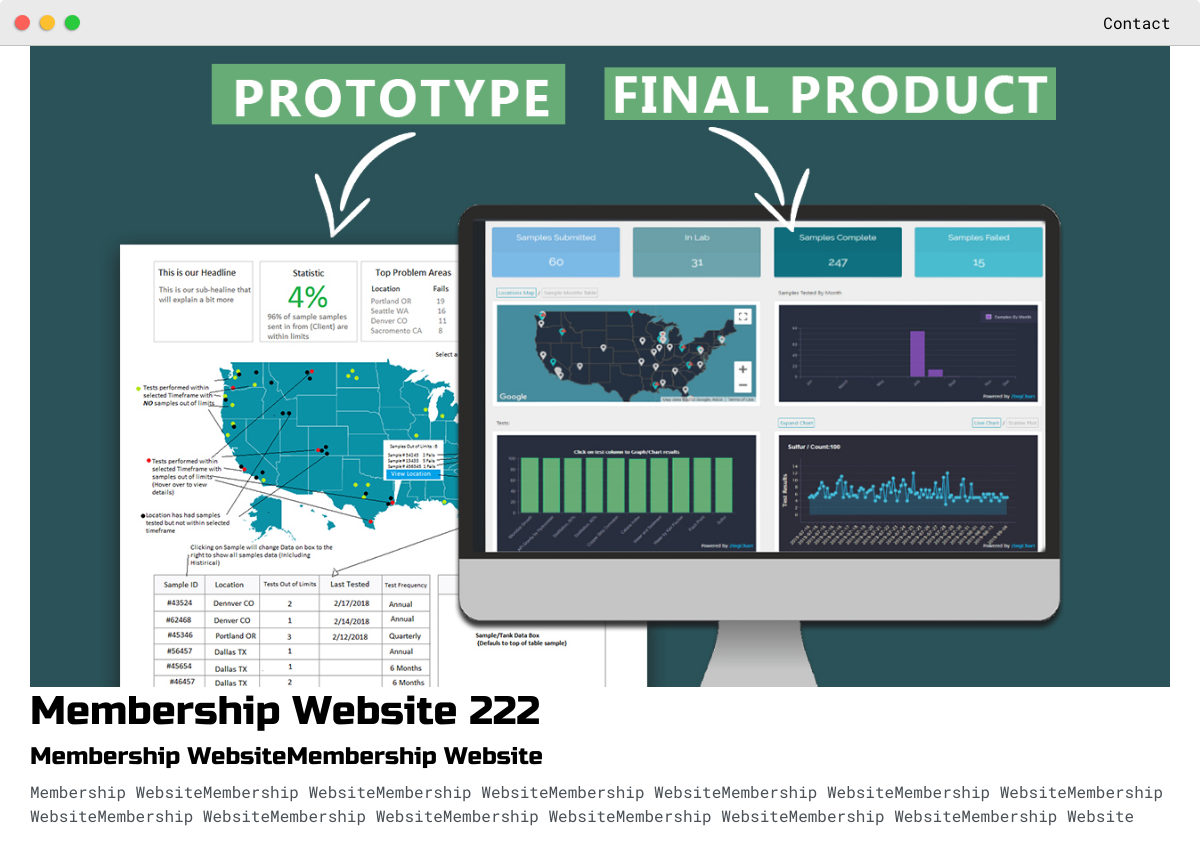
/post/membership-website-222, run on the app's committed database.
### base/models.py (models this page shows, shortened)
class Post(models.Model):
    headline = models.CharField(max_length=200)
    sub_headline = models.CharField(max_length=200, null=True, blank=True)
    thumbnail = models.ImageField(null=True, blank=True, upload_to="images",default="placeholder.jpg")
    body = RichTextUploadingField(null=True, blank=True)
    created = models.DateTimeField(auto_now_add=True)
    active = models.BooleanField(default=False)
    featured = models.BooleanField(default=False)
    tags = models.ManyToManyField(Tag, null=True)
    slug = models.SlugField(null=True, blank=True)

### base/views.py (the view)
# urls.py: path('post/<slug:slug>', views.post,name='post'),
def post(request, slug):
    post = Post.objects.get(slug=slug)
    context = {"post": post}
    return render(request, 'base/post.html',  context)

### base/templates/base/post.html (shortened to what this page needs)
{% extends 'base/main.html' %}
{% load static %}
{% block content %}
<div class="main-container">
<img src="{{post.thumbnail.url}}" alt="">
  <h1>{{post.headline}}</h1>
  <h4>{{post.sub_headline}}</h4>
  <p>{{post.body|safe}}</p>
  </div>
{% endblock %}

### static/css/default.css (style rules this page uses)
:root { --mainColor: #eaeaea; --secondaryColor: #fff; --borderColor: #c1c1c1; --mainText: black; --secondaryText: #4b5156; --themeDotBorder: #24292e; --previewBg: rgb(251, 249, 243, 0.8); --previewShadow: #f0ead6; --buttonColor: black; }
html, body { padding: 0; margin: 0; scroll-behavior: smooth; }
body * { transition: 0.3s; }
h1, h2, h3, h4, h5, h6, strong { color: var(--mainText); font-family: 'Russo One', sans-serif; font-weight: 500; }
p, li, span, label, input, textarea { color: var(--secondaryText); font-family: 'Roboto Mono', monospace; }
h1 { font-size: 56px; }
h4 { font-size: 24px; }
.main-container { width: 1200px; margin: 0 auto; }
@media screen and (max-width: 1200px) { .main-container { width: 95%; } }

### base/templates/base/post.html (style rules this page uses)
img { max-width: 100%; object-fit:cover ; }

### data on the page
Post: thumbnail (picture), headline "Membership Website 222", sub_headline "Membership WebsiteMembership Website", body "Membership WebsiteMembership WebsiteMembership WebsiteMembership WebsiteMembership WebsiteMembership WebsiteMembership WebsiteMembership WebsiteMembership WebsiteMembership WebsiteMembership WebsiteMembership WebsiteMembership Website"
